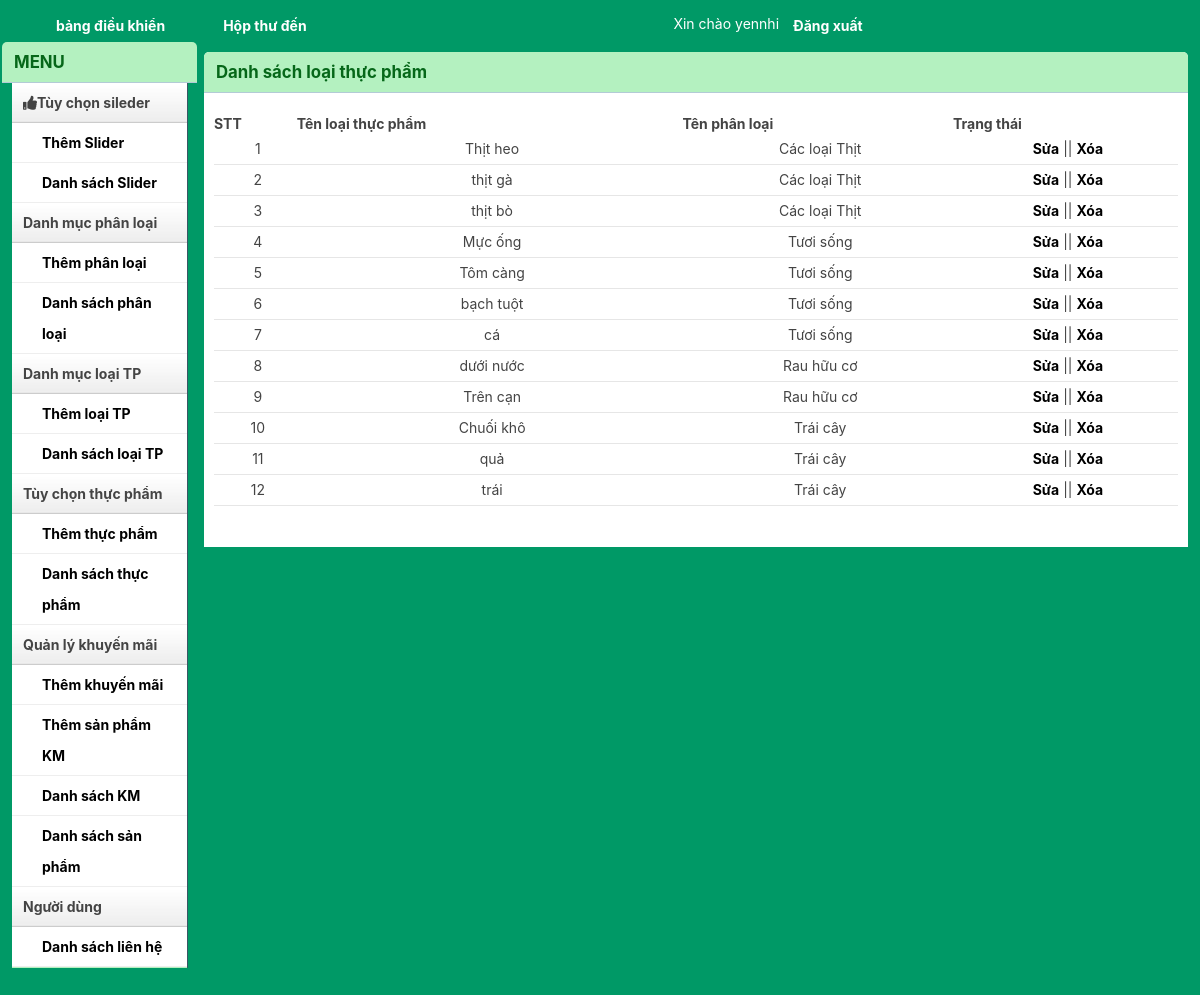
Screenshot of /banthucpham/admin/brandlist.php (signed in) with the database file from the repository.
### tables this page shows
CREATE TABLE `da_dmcon` (
  `DMID` int(11) NOT NULL,
  `DMName` varchar(255) NOT NULL,
  `PhanLoaiTPID` int(11) NOT NULL
);

CREATE TABLE `da_phanloaitp` (
  `PhanLoaiTPID` int(11) NOT NULL,
  `PhanLoaiTPName` varchar(255) NOT NULL
);

### banthucpham/lib/session.php (called while the page is built, shortened)
<?php
class Session{
 public static function get($key){
    if (isset($_SESSION[$key])) {
     return $_SESSION[$key];
    } else {
     return false;
    }
 }
}
?>

### banthucpham/lib/database.php (called while the page is built, shortened)
<?php
Class Database{
   public $host   = DB_HOST;
   public $user   = DB_USER;
   public $pass   = DB_PASS;
   public $dbname = DB_NAME;
   public $link;
private function connectDB(){
   $this->link = new mysqli($this->host, $this->user, $this->pass,
    $this->dbname);
 }
public function select($query){
  $result = $this->link->query($query) or
   die($this->link->error.__LINE__);
  if($result->num_rows > 0){
    return $result;
  } else {
    return false;
  }
 }
}

### banthucpham/class/danhmuccon.php (called while the page is built, shortened)
<?php
$filepath =realpath(dirname(__FILE__));
include_once ($filepath.'/../lib/database.php');
?>
<?php
class danhmuccon{
    private $db;
    public function __construct(){
        $this -> db = new Database;
    }
    public function hienthidanhmucon(){
        $query="SELECT da_dmcon.* ,da_phanloaitp.PhanLoaiTPName FROM da_dmcon INNER JOIN da_phanloaitp ON da_dmcon.PhanLoaiTPID = da_phanloaitp.PhanLoaiTPID ORDER BY da_dmcon.PhanLoaiTPID DESC";
        $result =$this ->db ->select($query);
        return $result;
    }
}
?>

### banthucpham/admin/brandlist.php (the view, shortened to what this page needs)
<?php include 'inc/header.php';?>
<?php include 'inc/sidebar.php';?>
<?php include '../class/danhmuccon.php';?>
<?php
    $danhmuccon = new danhmuccon();
    $hienthidanhmuccon= $danhmuccon->hienthidanhmucon();
?>
        <div class="grid_10">
            <div class="box round first grid">
                <h2>Danh sách loại thực phẩm</h2>
                <div class="block">
                    <table class="data display datatable" id="example">
					<thead>
						<tr>
							<th>STT</th>
							<th>Tên loại thực phẩm</th>
							<th>Tên phân loại</th>
							<th>Trạng thái</th>
						</tr>
					</thead>
					<tbody>
					<?php
                        if($hienthidanhmuccon){$i=0;
                            while($result=$hienthidanhmuccon->fetch_assoc()){$i++;
                    ?>
						<tr class="odd gradeX">
							<td><?php echo $i?></td>
							<td><?php echo $result['DMName']?></td>
							<td><?php echo $result['PhanLoaiTPName']?></td>
							<td><a href="brandEdit.php?brandd_id=<?php echo $result['DMID']?>">Sửa</a> || <a  href="brandDelete.php?brandd_id=<?php echo $result['DMID']?>">Xóa</a></td>
						</tr>
						<?php
                            }
                        }
                    ?>
					</tbody>
				</table>
               </div>
            </div>
        </div>
<?php include 'inc/footer.php';?>

### banthucpham/admin/inc/header.php (shortened to what this page needs)
<?php
include '../lib/session.php';
?>
<!DOCTYPE html>
<html>
<head>
    <link rel="stylesheet" type="text/css" href="css/reset.css" media="screen" />
    <link rel="stylesheet" type="text/css" href="css/text.css" media="screen" />
    <link rel="stylesheet" type="text/css" href="css/grid.css" media="screen" />
    <link rel="stylesheet" href="https://stackpath.bootstrapcdn.com/bootstrap/4.3.1/css/bootstrap.min.css">
    <link href="https://cdn.jsdelivr.net/npm/bootstrap-icons@1.4.1/font/bootstrap-icons.css" rel="stylesheet">
    <link href="css/table/demo_page.css" rel="stylesheet" type="text/css" />
	<link rel="stylesheet" href="https://cdnjs.cloudflare.com/ajax/libs/font-awesome/5.15.3/css/all.min.css">
</head>
<body>
    <div class="container_12" style="background: #009966;">
        <div class="grid_12">
            <ul class="nav main">
                <li class="ic-dashboard"><a href="index.php"><span>bảng điều khiển</span></a> </li>
				<li class="ic-grid-tables"><a href="inbox.php"><span>Hộp thư đến</span></a></li>
                <div class="floatright" style="margin-left: 30%;">
                    <div class="floatleft marginleft10">
                        <ul class="inline-ul floatleft">
                            <li style="line-height: 3rem;">Xin chào <?php echo Session::get('adminTen')?></li>
                            <li><a href="?action=logout">Đăng xuất</a></li>
                        </ul>
                    </div>
                </div>
            </ul>
        </div>

### banthucpham/admin/inc/sidebar.php
<div class="grid_2">
    <div class="box sidemenu">
        <div class="block" id="section-menu">
            <ul class="section menu">
                <li ><h2>MENU</h2>
                </li>
				<li><a class="menuitem"><i class="fas fa-thumbs-up"></i></i>Tùy chọn sileder</a>
                    <ul class="submenu">
                        <li><a href="slideradd.php">Thêm Slider</a> </li>
                        <li><a href="sliderlist.php"> Danh sách Slider</a> </li>
                    </ul>
                </li>
                <li><a class="menuitem">Danh mục phân loại</a>
                    <ul class="submenu">
                        <li><a href="catadd.php">Thêm phân loại</a> </li>
                        <li><a href="catlist.php">Danh sách phân loại</a> </li>
                    </ul>
                </li>
                <li><a class="menuitem">Danh mục loại TP</a>
                    <ul class="submenu">
                        <li><a href="brandadd.php">Thêm loại TP</a> </li>
                        <li><a href="brandlist.php">Danh sách loại TP</a> </li>
                    </ul>
                </li>
                <li><a class="menuitem">Tùy chọn thực phẩm</a>
                    <ul class="submenu">
                        <li><a href="productadd.php">Thêm thực phẩm</a> </li>
                        <li><a href="productlist.php">Danh sách thực phẩm</a> </li>
                    </ul>
                </li>
                <li><a class="menuitem">Quản lý khuyến mãi</a>
                    <ul class="submenu">
                        <li><a href="themkhuyenmai.php">Thêm khuyến mãi</a></li>
                        <li><a href="themchitietKM.php">Thêm sản phẩm KM</a> </li>
                        <li><a href="danhsachKM.php">Danh sách KM</a> </li>
                        <li><a href="danhsachspKM.php">Danh sách sản phẩm</a> </li>
                    </ul>
                </li>
                <li><a class="menuitem">Người dùng</a>
                    <ul class="submenu">
                        <li><a href="dslienhe.php">Danh sách liên hệ</a> </li>
                    </ul>
                </li>
            </ul>
        </div>
    </div>
</div>

### banthucpham/admin/inc/footer.php (shortened to what this page needs)
    </div>
</body>
</html>

### banthucpham/admin/css/grid.css (style rules this page uses)
.container_12, .container_16 { min-height: 2000px; width: 100%; max-height: 2000px; }
.grid_1, .grid_2, .grid_3, .grid_4, .grid_5, .grid_6, .grid_7, .grid_8, .grid_9, .grid_10, .grid_11, .grid_12, .grid_13, .grid_14, .grid_15, .grid_16 { display: inline; float: left; margin-left: 1%; margin-right: 1%; }
.container_12 .grid_12, .container_16 .grid_16 { width: 98%; }
.container_12 .grid_2 { width: 14.666%; }
.container_12 .grid_10 { width: 81.333%; }

### banthucpham/admin/inc/header.php (style rules this page uses)
body { background: #009966 none repeat scroll 0 0; color: #444; font-size: 14px; padding: 0; }
.floatleft { float:left; }
.floatright { float:right; }
.inline-ul li { display:inline; color:#fff; }
.marginleft10 { margin-left:10px; }
a { color: #000; font-weight:bold; text-decoration: none; }
.container_12, .container_16 { background: #009966; }
h1, h2, h3, h4, h5, h6 { line-height:1.2em; margin-bottom:.3em; }
h2 { margin-top:1em; }
.box { background:#fff; margin-bottom:20px; padding:10px 10px 10px 10px; margin-left:-8px; }
.box.grid { padding-bottom:40px; }
.box.round { -moz-border-radius: 5px 5px 0px 0px; -webkit-border-radius: 5px 5px 0px 0px; border-radius: 5px 5px 0px 0px; }
.box h2 { font-size:1.2em; font-weight:bold; color:#066719; background: #b4f1c0; margin:-10px -10px 0 -10px; padding:10px 12px; border-bottom:1px solid #B3CBD6; -moz-border-radius: 5px 5px 0px 0px; -webkit-border-radius: 5px 5px 0px 0px; border-radius: 5px 5px 0px 0px; }
.box.first { min-height: 406px; }
.block { padding-top:20px; }
.box.sidemenu { background: #b4f1c0; border-right:1px solid #3A5665; padding:0px; margin:0px; cursor:pointer; }
.box.sidemenu .block { padding-top:0px; margin-top:0px; }
ul, ol { padding-top:0; }
ul.menu { list-style:none; border-top:1px solid #bbb; }
ul.menu li { margin:0; }
ul.menu li a { display:block; padding:4px 10px; border-bottom:1px solid #ccc; }
ul.menu ul { list-style:none; margin:0; }
ul.menu ul li a { padding-left:30px; }
ul.section { border-top:0; margin-bottom:0; }
ul.section li a { background:url(../img/sidemenu-repeat.jpg) repeat-x; line-height: 31px; padding-left: 11px; }
ul.section li li a { background:#fff; border-bottom:1px solid #eee; }
ul.section ul li { text-transform:none; }
.block { padding-bottom:1px; }
table.display { margin: 0 auto; clear: both; width: 100%; }
tr.odd { height: 30px; line-height: 30px; border-bottom:1px solid #e6e6e6; }
tr.odd td, tr.even td { padding-left:5px; text-align: center; }
ul.nav, ul.nav * { margin:0;padding:0; }
ul.nav li { cursor:pointer; float:left; text-align:center; list-style-type:none; font-weight:normal; vertical-align:middle; }
ul.nav li a { color:#fff; font-weight:bold; text-decoration:none; display:block; float:left; padding:0 1em; height:3.7em; line-height:3.7em; }
ul.main li { position:relative; top:0; left:0; }
ul.main li a { height:3.7em; line-height:3.7em; border:0; color:#fff; }
ul.nav li { background-image: none !important; overflow: hidden; }
ul.nav li a span { padding: 0px 0px 0px 30px; display: block; background-repeat: no-repeat; white-space: nowrap; }

### rows the page displays
da_dmcon: DMName "Thịt heo", PhanLoaiTPID.PhanLoaiTPName "Các loại Thịt"
da_dmcon: DMName "thịt gà", PhanLoaiTPID.PhanLoaiTPName "Các loại Thịt"
da_dmcon: DMName "thịt bò", PhanLoaiTPID.PhanLoaiTPName "Các loại Thịt"
da_dmcon: DMName "Mực ống", PhanLoaiTPID.PhanLoaiTPName "Tươi sống"
da_dmcon: DMName "Tôm càng", PhanLoaiTPID.PhanLoaiTPName "Tươi sống"
da_dmcon: DMName "bạch tuột", PhanLoaiTPID.PhanLoaiTPName "Tươi sống"
da_dmcon: DMName "cá", PhanLoaiTPID.PhanLoaiTPName "Tươi sống"
da_dmcon: DMName "dưới nước", PhanLoaiTPID.PhanLoaiTPName "Rau hữu cơ"
da_dmcon: DMName "Trên cạn", PhanLoaiTPID.PhanLoaiTPName "Rau hữu cơ"
da_dmcon: DMName "Chuối khô", PhanLoaiTPID.PhanLoaiTPName "Trái cây"
da_dmcon: DMName "quả", PhanLoaiTPID.PhanLoaiTPName "Trái cây"
da_dmcon: DMName "trái", PhanLoaiTPID.PhanLoaiTPName "Trái cây"

### other values shown
Session::get('adminTen') "yennhi"
